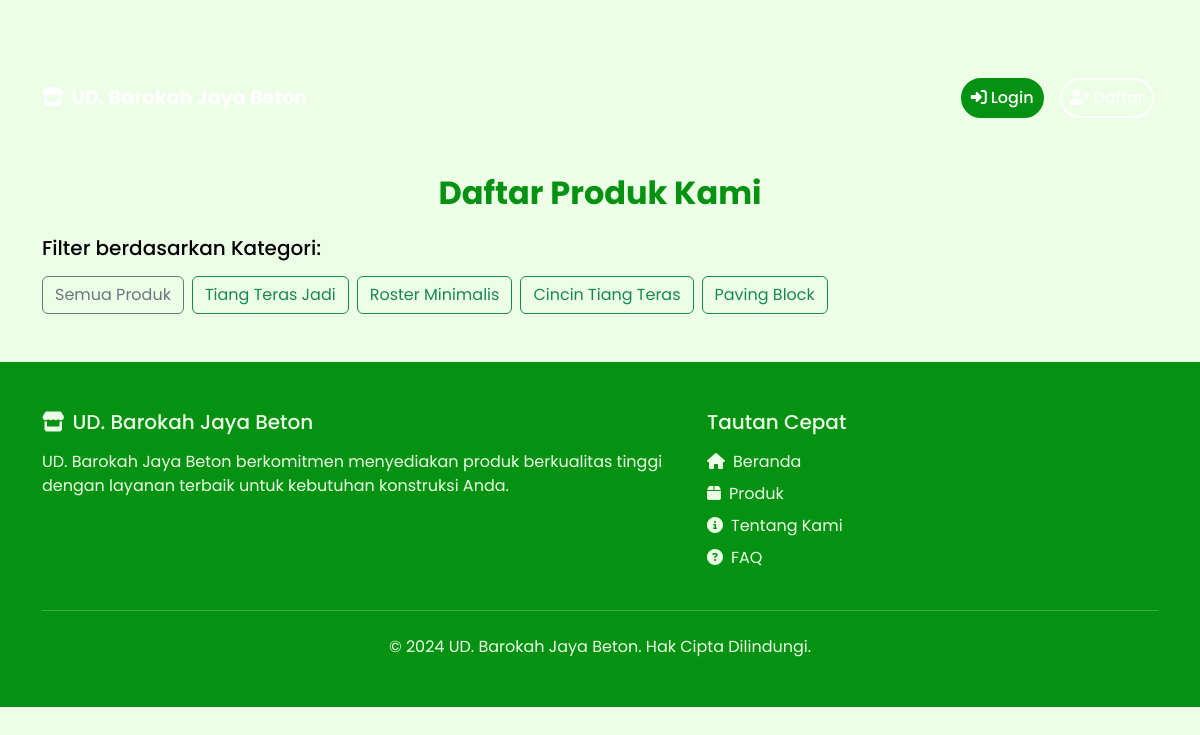
/produk/public/?kategori=5, run on an earlier commit of the app's database.
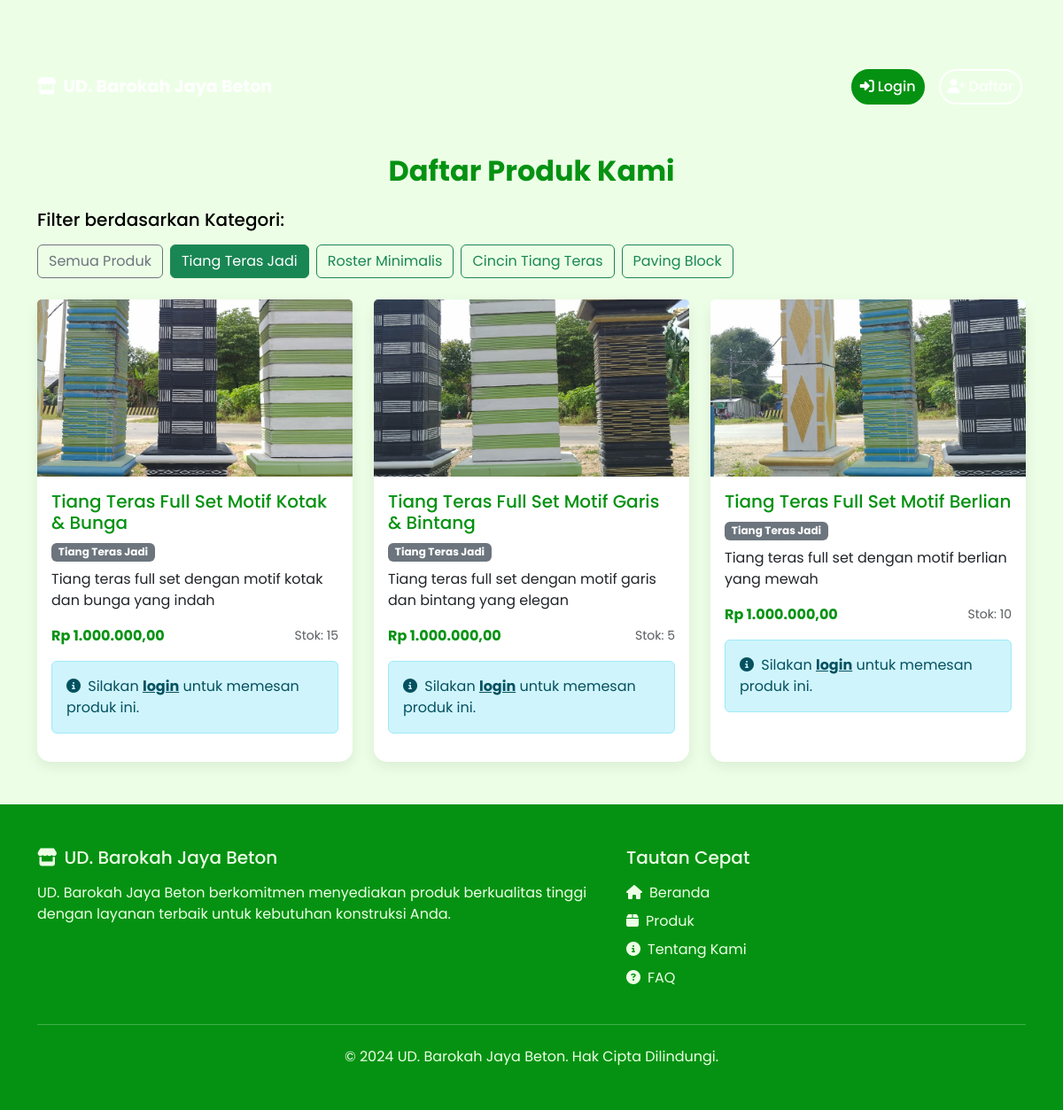
And on a later commit of the database.
### admin_dashboard/models.py (models this page shows, shortened)
class Kategori(models.Model):
    nama_kategori = models.CharField(max_length=255, verbose_name="Nama Kategori")
    class Meta:
        verbose_name_plural = "Kategori"
        db_table = 'kategori'

class Produk(models.Model):
    nama_produk = models.CharField(max_length=255, verbose_name="Nama Produk")
    deskripsi_produk = models.TextField(verbose_name="Deskripsi Produk")
    foto_produk = models.ImageField(upload_to='produk_images/', verbose_name="Foto Produk")
    stok_produk = models.IntegerField(verbose_name="Stok Produk")
    harga_produk = models.DecimalField(max_digits=10, decimal_places=2, verbose_name="Harga Produk")
    kategori = models.ForeignKey(Kategori, on_delete=models.SET_NULL, blank=True, null=True, verbose_name="Kategori")
    class Meta:
        verbose_name_plural = "Produk"
        db_table = 'produk'

### admin_dashboard/views.py (the view)
# urls.py: path('produk/public/', views.produk_list_public, name='produk_list_public'),
def produk_list_public(request):
    kategori_list = Kategori.objects.all()
    kategori_id = request.GET.get('kategori')
    if kategori_id:
        produk = Produk.objects.filter(kategori_id=kategori_id)
    else:
        produk = Produk.objects.all()
    for p in produk:
        diskon_produk = DiskonPelanggan.objects.filter(
            produk=p,
            status='aktif'
        ).first()
        if not diskon_produk:
            diskon_produk = DiskonPelanggan.objects.filter(
                produk__isnull=True,  # General discount
                status='aktif'
            ).first()
        p.diskon_aktif = diskon_produk
    context = {
        'produk': produk,
        'kategori_list': kategori_list,
        'kategori_terpilih': kategori_id
    }
    return render(request, 'product_list_public.html', context)

### admin_dashboard/context_processors.py (called while the page is built, shortened)
def notification_cart_context(request):
    context = {
        'unseen_notifications_count': 0,
        'cart_item_count': 0
    }
    return context

### dashboard_admin/context_processors.py (called while the page is built, shortened)
def admin_crm_context(request):
    if not request.path.startswith('/dashboard_admin/'):
        return {}

### templates/product_list_public.html (shortened to what this page needs)
{% load static %}
{% load humanize %}
<!DOCTYPE html>
<html lang="en">
<head>
    <link href="https://cdn.jsdelivr.net/npm/bootstrap@5.3.0/dist/css/bootstrap.min.css" rel="stylesheet">
    <link rel="stylesheet" href="https://cdnjs.cloudflare.com/ajax/libs/font-awesome/6.4.0/css/all.min.css">
</head>
<body>
    {% include 'navbar_public.html' %}
    <section class="container my-5">
        <div class="row">
            <div class="col-12">
                <h2 class="mb-4 text-center fw-bold" style="color: #059212;">Daftar Produk Kami</h2>
                <div class="mb-4">
                    <h5 class="mb-3">Filter berdasarkan Kategori:</h5>
                    <div class="d-flex flex-wrap gap-2">
                        <a href="{% url 'produk_list_public' %}" class="btn btn-outline-secondary {% if not kategori_terpilih %}active{% endif %}">
                            Semua Produk
                        </a>
                        {% for kategori in kategori_list %}
                            <a href="?kategori={{ kategori.id }}" class="btn btn-outline-success {% if kategori.id|stringformat:'s' == kategori_terpilih %}active{% endif %}">
                                {{ kategori.nama_kategori }}
                            </a>
                        {% endfor %}
                    </div>
                </div>
            </div>
        </div>
        <div class="row g-4">
            {% for p in produk %}
            <div class="col-md-4 col-sm-6">
                <div class="card card-custom h-100 position-relative">
                    <img src="{{ p.foto_produk.url }}" class="card-img-top" alt="{{ p.nama_produk }}" style="height: 200px; object-fit: cover;">
                    <div class="card-body">
                        <h5 class="card-title product-title">{{ p.nama_produk }}</h5>
                        {% if p.kategori %}
                            <span class="badge bg-secondary mb-2">{{ p.kategori.nama_kategori }}</span>
                        {% endif %}
                        <p class="card-text product-description">{{ p.deskripsi_produk|truncatewords:20 }}</p>
                        <div class="d-flex justify-content-between align-items-center mb-3">
                            <span class="fw-bold product-price">Rp {{ p.harga_produk|intcomma }}</span>
                            <small class="text-muted">Stok: {{ p.stok_produk|intcomma }}</small>
                        </div>
                        <div class="alert alert-info" role="alert">
                            <i class="fas fa-info-circle me-1"></i>
                            Silakan <a href="{% url 'login_pelanggan' %}" class="alert-link">login</a> untuk memesan produk ini.
                        </div>
                    </div>
                </div>
            </div>
            {% endfor %}
        </div>
    </section>
    {% include 'footer.html' %}
</body>
</html>

### templates/navbar_public.html (shortened to what this page needs)
{% load static %}
<nav class="navbar navbar-expand-lg navbar-custom-public navbar-hero" id="mainNavbar">
    <div class="container">
        <a class="navbar-brand fw-bold" href="{% url 'beranda_umum' %}">
            <i class="fas fa-store me-2"></i>UD. Barokah Jaya Beton
        </a>
        <div class="collapse navbar-collapse" id="navbarNavPublic">
            <ul class="navbar-nav ms-auto mb-2 mb-lg-0">
                <li class="nav-item me-2">
                    <a class="nav-link btn btn-login" href="{% url 'login_pelanggan' %}">
                        <i class="fas fa-sign-in-alt me-1"></i>Login
                    </a>
                </li>
                <li class="nav-item">
                    <a class="nav-link btn btn-register" href="{% url 'register_pelanggan' %}">
                        <i class="fas fa-user-plus me-1"></i>Daftar
                    </a>
                </li>
            </ul>
        </div>
    </div>
</nav>

### templates/footer.html
{% load static %}
<footer class="mt-5 py-5" style="background-color: #059212; color: #ECFFE6;">
    <div class="container">
        <div class="row g-4">
            <div class="col-md-7">
                <h5 class="mb-3">
                    <i class="fas fa-store me-2"></i>UD. Barokah Jaya Beton
                </h5>
                <p>UD. Barokah Jaya Beton berkomitmen menyediakan produk berkualitas tinggi dengan layanan terbaik untuk kebutuhan konstruksi Anda.</p>
            </div>
            <div class="col-md-5">
                <h5 class="mb-3">Tautan Cepat</h5>
                <ul class="list-unstyled">
                    <li class="mb-2"><a href="{% url 'beranda_umum' %}" class="text-decoration-none" style="color: #ECFFE6;"><i class="fas fa-home me-2"></i>Beranda</a></li>
                    <li class="mb-2"><a href="{% url 'produk_list' %}" class="text-decoration-none" style="color: #ECFFE6;"><i class="fas fa-box me-2"></i>Produk</a></li>
                    <li class="mb-2"><a href="#" class="text-decoration-none" style="color: #ECFFE6;"><i class="fas fa-info-circle me-2"></i>Tentang Kami</a></li>
                    <li class="mb-2"><a href="#" class="text-decoration-none" style="color: #ECFFE6;"><i class="fas fa-question-circle me-2"></i>FAQ</a></li>
                </ul>
            </div>
        </div>
        <hr class="my-4" style="border-color: #ECFFE6;">
        <div class="text-center">
            <p class="mb-0">&copy; 2024 UD. Barokah Jaya Beton. Hak Cipta Dilindungi.</p>
        </div>
    </div>
</footer>

### templates/product_list_public.html (style rules this page uses)
body { font-family: 'Poppins', sans-serif; background-color: #ECFFE6; padding-top: 70px; color: #000000; }
.navbar-brand { font-weight: 700; color: #ECFFE6 !important; font-size: 1.2rem; }
.nav-link { color: #ECFFE6 !important; font-weight: 500; transition: all 0.3s ease; }
.card-custom { border-radius: 15px; border: none; box-shadow: 0 5px 15px rgba(0, 0, 0, 0.08); transition: transform 0.3s ease, box-shadow 0.3s ease; background-color: #FFFFFF; }
.product-title { color: #059212; }
.product-price { color: #059212; }

### templates/navbar_public.html (style rules this page uses)
.navbar-brand { color: #FFFFFF !important; font-weight: 700; font-size: 1.2rem; transition: all 0.3s ease; }
.nav-link { color: #FFFFFF !important; font-weight: 500; transition: all 0.3s ease; position: relative; padding: 0.5rem 1rem; border-radius: 5px; margin: 0 0.25rem; }
.btn-login { background-color: #059212; border: 2px solid #059212; color: #FFFFFF !important; border-radius: 30px; padding: 0.375rem 1.25rem; font-weight: 500; transition: all 0.3s ease; }
.btn-register { background-color: transparent; border: 2px solid #FFFFFF; color: #FFFFFF !important; border-radius: 30px; padding: 0.375rem 1.25rem; font-weight: 500; transition: all 0.3s ease; }

What changed in the data, as far as the page shows it:
now on this page (row edited): Produk: foto_produk (picture), nama_produk "Tiang Teras Full Set Motif Kotak & Bunga", kategori.nama_kategori "Tiang Teras Jadi", deskripsi_produk "Tiang teras full set dengan motif kotak dan bunga yang indah", harga_produk "1.000.000,00", stok_produk "15"
added Produk: foto_produk (picture), nama_produk "Tiang Teras Full Set Motif Garis & Bintang", kategori.nama_kategori "Tiang Teras Jadi", deskripsi_produk "Tiang teras full set dengan motif garis dan bintang yang elegan", harga_produk "1.000.000,00", stok_produk "5"
added Produk: foto_produk (picture), nama_produk "Tiang Teras Full Set Motif Berlian", kategori.nama_kategori "Tiang Teras Jadi", deskripsi_produk "Tiang teras full set dengan motif berlian yang mewah", harga_produk "1.000.000,00", stok_produk "10"
